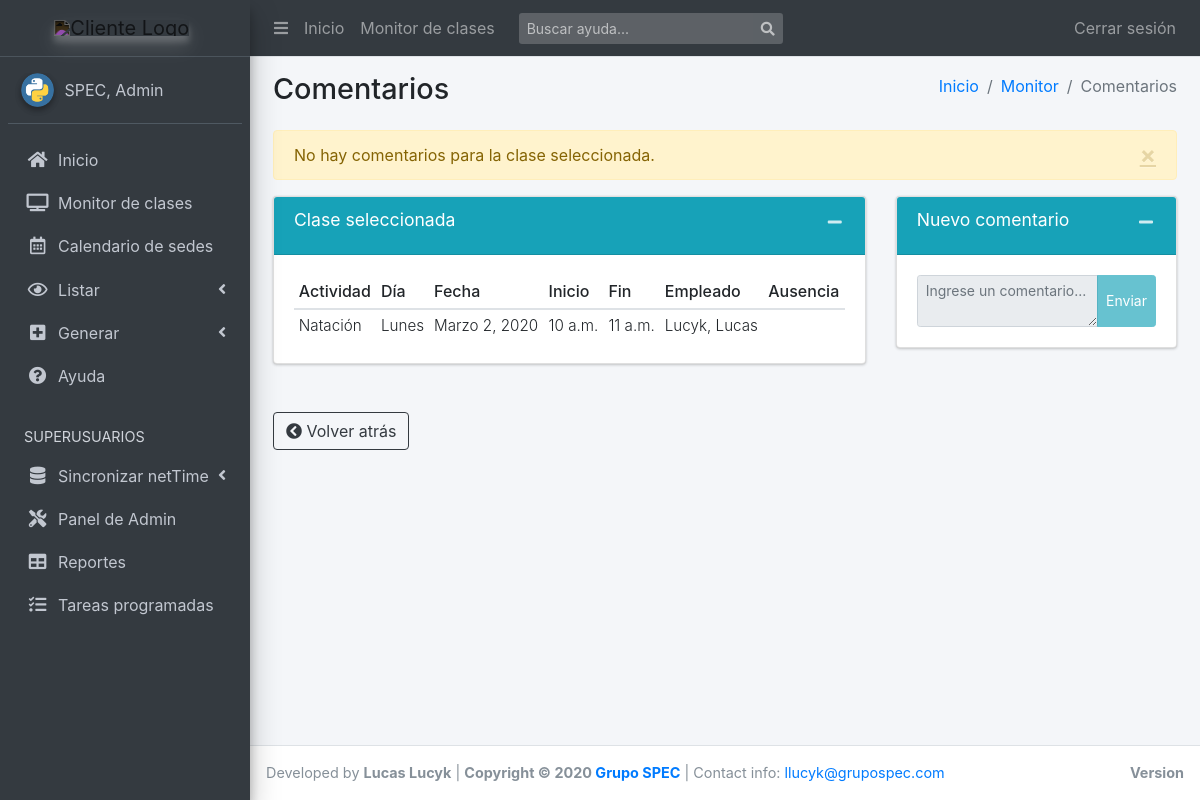
/clases/5/comentarios/ (signed in), run on an earlier commit of the app's database.
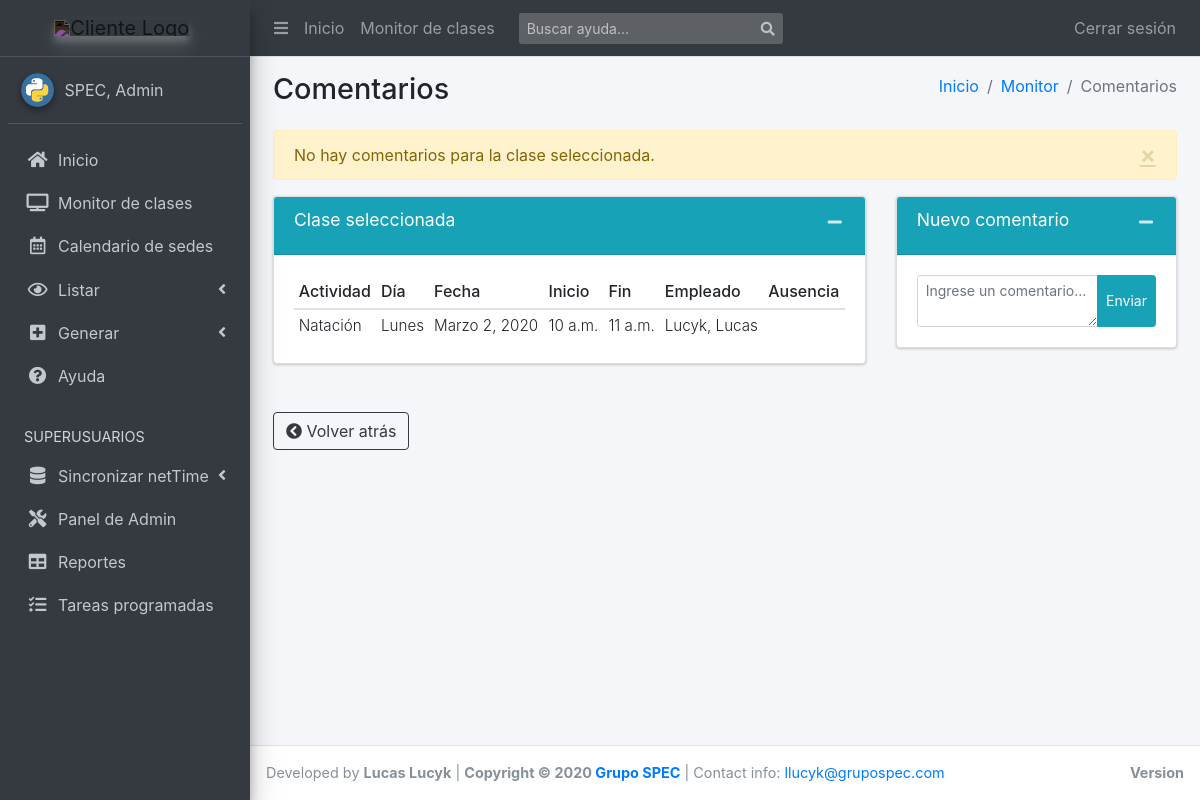
And on a later commit of the database.
### scg_app/views.py (the view, shortened to what this page needs)
@login_required
def comments_of_class(request, id_clase: int, context=None):
    template = "apps/scg_app/clase/comentarios.html"
    clase = get_object_or_404(Clase, pk=id_clase)
    if not request.user.has_sede_permission(clase.sede):
        messages.error(
            request, "No tiene permisos para la sede de esta clase.")
        return render(request, template, context)
    form = ComentarioForm()
    comments = [comment.comentario for comment in clase.comentarios.all()]
    context = {
        "clase": clase,
        "comentarios": comments,
        "form": form,
    }
    return render(request, template, context)

### scg_app/forms.py
class ComentarioForm(forms.Form):
    comentario = forms.CharField(widget=forms.Textarea, required=False)
    comentario.widget.attrs.update({
        'class': 'form-control',
        'rows': '2',
        'placeholder': 'Ingrese un comentario...',
    })

### scg_app/models.py (called while the page is built)
    def __str__(self):
        return '{}, {}'.format(
            self.apellido,
            self.nombre if self.nombre else ''
        )

### scg_app/utils.py (called while the page is built)
def has_sede_permission(user, *sedes, operator: str = "AND"):
    if user.is_superuser:
        return True
    if operator == "AND":
        return all(sede in user.sedes.all() for sede in sedes)
    if operator == "OR":
        return any(sede in user.sedes.all() for sede in sedes)
    return False

### templates/apps/scg_app/clase/comentarios.html (shortened to what this page needs)
{% extends "base_template.html" %}
{% block namepage %}Comentarios{% endblock %}
{% block route %}
  <li class="breadcrumb-item"><a href="{% url 'index' %}">Inicio</a></li>
  <li class="breadcrumb-item"><a href="{% url 'clases_view' %}">Monitor</a></li>
  <li class="breadcrumb-item active">Comentarios</li>
{% endblock route %}
{% block content %}
  {% if messages or not comentarios %}
    <div class="row">
      <div class="col-md-12">
        {% if not comentarios %}
          <div class="alert alert-warning alert-dismissible" >
            <a href="#" class="close" data-dismiss="alert" aria-label="close">&times;</a>
              No hay comentarios para la clase seleccionada.
          </div>
        {% endif %}
      </div>
    </div>
  {% endif %}
  <div class="row">
    {% if clase %}
      <div class="col-md-8">
        <div class="card card-info">
          <div class="card-header">
            <h3 class="card-title">Clase seleccionada</h3>
            <div class="card-tools">
              <button type="button" class="btn btn-tool" data-card-widget="collapse">
                <i class="fas fa-minus"></i>
              </button>
            </div>
          </div>
          <div class="card-body">
            <table class="table table-sm table-responsive-sm">
              <thead>
                <tr>
                  <th>Actividad</th>
                  <th>D&iacute;a</th>
                  <th>Fecha</th>
                  <th>Inicio</th>
                  <th>Fin</th>
                  <th>Empleado</th>
                  <th>Ausencia</th>
                </tr>
              </thead>
              <tbody>
                  <tr>
                    <td>{{ clase.actividad.nombre }}</td>
                    <td>{{ clase.get_dia_semana_display }}</td>
                    <td>{{ clase.fecha }}</td>
                    <td>{{ clase.horario_desde }}</td>
                    <td>{{ clase.horario_hasta }}</td>
                    <td>{{ clase.empleado }}</td>
                    <td>{{ clase.ausencia.nombre }}</td>
                  </tr>
              </tbody>
            </table>
          </div>
        </div>
      </div>
      <div class="col-md-4">
        <div class="card card-info collapsing-card">
          <div class="card-header">
            <h3 class="card-title">Nuevo comentario</h3>
            <div class="card-tools">
              <button type="button" class="btn btn-tool" data-card-widget="collapse"><i class="fas fa-minus"></i>
              </button>
            </div>
          </div>
          <div class="card-body">
            <form role="form" method="POST">
              {% if clase.locked %}<fieldset disabled>{% endif %}
              <div class="input-group input-group-sm">
                {{ form.comentario }}
                <span class="input-group-append">
                  <button name="add_comment" type="submit" class="btn btn-info btn-flat">Enviar</button>
                </span>
              </div>
              {% if clase.locked %}</fieldset>{% endif %}
            </form>
          </div>
        </div>
      </div>
    {% endif %}
    <div class="col-md-12 mt-3">
      <p><a href="javascript: window.history.back();" class="btn btn-outline-dark" role="button">
        <i class="fas fa-chevron-circle-left"></i> Volver atr&aacute;s
      </a></p>
    </div>
  </div>
{% endblock %}
{% block extra_js %}
  {% load static %}
{% endblock %}

What changed in the data, as far as the page shows it:
changed Clase "Lunes": locked True → False (drawn)
